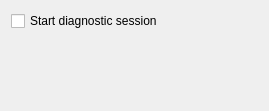
<ui version="4.0" >
 <class>PreferencePageStartUp</class>
 <widget class="QWidget" name="PreferencePageStartUp" >
  <property name="geometry" >
   <rect>
    <x>0</x>
    <y>0</y>
    <width>269</width>
    <height>111</height>
   </rect>
  </property>
  <property name="windowTitle" >
   <string>PreferencePageStartUp</string>
  </property>
  <layout class="QVBoxLayout" name="verticalLayout" >
   <item>
    <widget class="QCheckBox" name="_startDiagnosticSession" >
     <property name="text" >
      <string>Start diagnostic session</string>
     </property>
    </widget>
   </item>
   <item>
    <spacer name="verticalSpacer" >
     <property name="orientation" >
      <enum>Qt::Vertical</enum>
     </property>
     <property name="sizeHint" stdset="0" >
      <size>
       <width>20</width>
       <height>66</height>
      </size>
     </property>
    </spacer>
   </item>
  </layout>
 </widget>
 <resources/>
 <connections/>
</ui>
